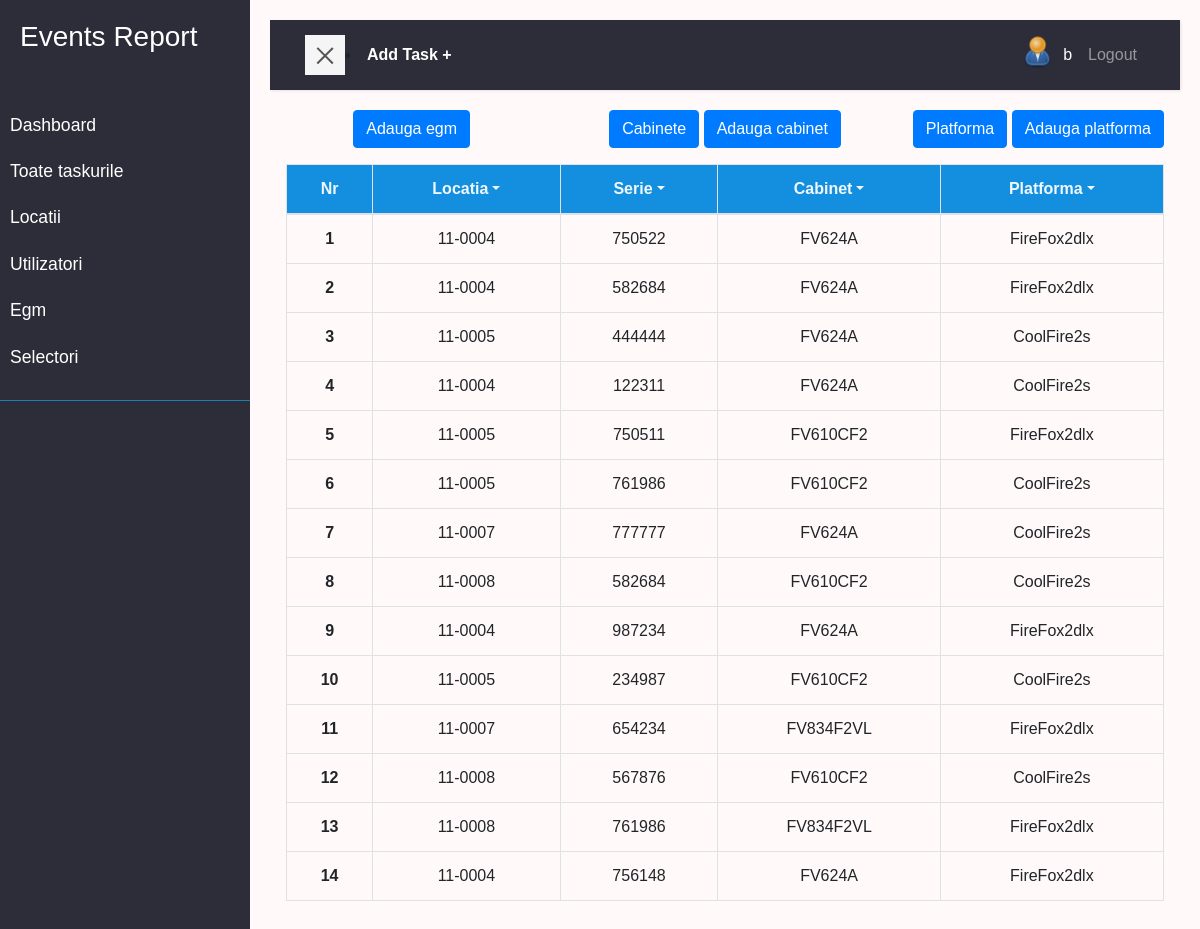
The page /egm/ (signed in) on the database its author committed.
### user/models.py (models this page shows, shortened)
class Profile(models.Model):
    user = models.OneToOneField(
        User, on_delete=models.CASCADE, null=True, blank=True)
    nume = models.CharField(max_length=200, blank=True, null=True)
    prenume = models.CharField(max_length=200, blank=True, null=True)
    email = models.EmailField(max_length=500, blank=True, null=True)
    username = models.CharField(max_length=200, blank=True, null=True)
    location = models.CharField(max_length=200, blank=True, null=True)
    functie = models.CharField(max_length=200, blank=True, null=True)
    profile_image = models.ImageField(null=True, blank=True, upload_to='profiles/', default='profiles/user-default.png')
    url_github = models.CharField(max_length=200, blank=True, null=True)
    url_facebook = models.CharField(max_length=200, blank=True, null=True)
    created = models.DateTimeField(auto_now_add=True)
    id = models.UUIDField(default=uuid.uuid4, unique=True,
                        primary_key=True, editable=False)
    class Meta:
        ordering = ['created']
    @property
    def imageURL(self):
        try:
            url = self.profile_image.url
        except:
            url = ''
        return url

### egm/models.py (models this page shows)
class Egm(models.Model):
    serie = models.CharField(max_length=200)
    cabinet = models.ForeignKey('Cabinet', null=True, blank=True, on_delete=models.DO_NOTHING)
    platforma = models.ForeignKey('Platform', null=True, blank=True, on_delete=models.DO_NOTHING)
    locatia = models.ForeignKey(Location, null=True, blank=True, on_delete=models.DO_NOTHING)
    created = models.DateTimeField(auto_now_add=True, null=True, blank=True)
    def __str__(self):
        return self.serie

class Cabinet(models.Model):
    name = models.CharField(max_length=200)
    created = models.DateTimeField(auto_now_add=True, null=True, blank=True)
    def __str__(self):
        return self.name

class Platform(models.Model):
    name = models.CharField(max_length=200)
    created = models.DateTimeField(auto_now_add=True, null=True, blank=True)
    def __str__(self):
        return self.name

### location/models.py (models this page shows)
class Location(models.Model):
    STAT = (
        ('deschisa', 'Deschisa'),
        ('inchisa', 'Inchisa'),
        ('in_progres', 'In progres'),
    )
    numar = models.CharField(max_length=200)
    name = models.CharField(max_length=200, null=True, blank=True)
    address = models.CharField(max_length=200, null=True, blank=True)
    status = models.CharField(max_length=200, choices=STAT)
    telefon = models.CharField(max_length=200, null=True, blank=True)
    adresa_ip = models.CharField(max_length=200, null=True, blank=True)
    manager = models.ForeignKey(
        'Manager', null=True, blank=True, on_delete=models.SET_NULL)
    data_deschidere = models.DateField(null=True, blank=True)
    data_inchidere = models.DateField(null=True, blank=True)
    created = models.DateTimeField(auto_now_add=True, null=True, blank=True)
    def __str__(self):
        return self.numar

### egm/views.py (the view)
# urls.py: path('', views.egm, name='egm'),
@login_required(login_url='login')
def egm(request):
    cabinete = Cabinet.objects.all()
    egms = Egm.objects.all()
    locatii = Location.objects.all()
    platforme = Platform.objects.all()
    context = {'cabinete':cabinete, 'egms':egms,
                "locatii":locatii, 'platforme':platforme}
    return render(request, 'egm/egm.html', context)

### egm/templates/egm/egm.html (shortened to what this page needs)
{% extends 'main.html' %}
{% block content %}
<main>
  <div class="row text-center ">
    <div class="col">
      <a class="btn btn-primary" href="{% url 'egm-form' %}?next=/egm">Adauga egm</a>
    </div>
    <div class="col">
      <a  class="btn btn-primary"href="{% url 'cabinet' %}">Cabinete</a>
      <a  class="btn btn-primary"href="{% url 'cabinet-form' %}?next=/egm">Adauga cabinet</a>
    </div>
    <div class="col">
      <a class="btn btn-primary" href="{% url 'platform' %}">Platforma</a>
      <a class="btn btn-primary" href="{% url 'platform-form'%}?next=/egm">Adauga platforma</a>
    </div>
  </div>
  <div class=" text-center  tableFixHead p-3">
    <table class="table  table-bordered table-hover " id="tabel">
      <thead >
      <tr >
        <th scope="col" >Nr</th>
        <th scope="col">
          <a class="dropdown-toggle" type="button" data-bs-toggle="dropdown" aria-expanded="false">Locatia</a>
        </th>
        <th scope="col">
          <a class="dropdown-toggle" type="button" data-bs-toggle="dropdown" aria-expanded="false">Serie</a>
        </th>
        <th scope="col">
          <a class="dropdown-toggle" type="button" data-bs-toggle="dropdown" aria-expanded="false">Cabinet</a>
        </th>
        <th scope="col">
          <a class="dropdown-toggle" type="button" data-bs-toggle="dropdown" aria-expanded="false">Platforma</a>
        </th>
      </tr>
      </thead>
      <tbody >
      {% for egm in egms %}
      <tr>
        <td  class="fw-bold" ><a href="{% url 'egm-edith' egm.id %}?next=/egm">{{egm.id}}</a></td>
        <td>{{egm.locatia.numar}}</td>
        <td>{{egm.serie}}</td>
        <td>{{egm.cabinet}}</td>
        <td>{{egm.platforma}}</td>
      </tr>
      {% endfor %}
    </tbody>
    </table>
</div>
</main>
  {% endblock %}

### templates/navbar.html (shortened to what this page needs)
    <div class="wrapper">
        <nav id="sidebar" >
            <div class="sidebar-header">
                <h3>Events Report</h3>
            </div>
            <ul class="list-unstyled components">
                <li >
                   <a href="{% url 'dashboard' %}">Dashboard</a>
                   <a href="{% url 'tasks'%}">Toate taskurile</a>
                   <a href="{% url 'locations' %}">Locatii</a>
                   <a href="{% url 'profiles' %}">Utilizatori</a>
                   <a href="{% url 'egm' %}">Egm</a>
                   <a href="{% url 'selectori' %}">Selectori</a>
                </li>
            </ul>
        </nav>
        <div id="content">
            <nav class="navbar navbar-expand-lg navbar-dark bg-nn">
                <div class="container-fluid">
                    <button type="button" id="sidebarCollapse" class="navbar-btn btn-blue ">
                        <span></span>
                    </button> <li class="nav-item active "><a  class="text-white fw-bold" href="{% url 'task-form' %}?next=/">Add Task +</a></li>
                    <div class="collapse navbar-collapse  " id="navbarSupportedContent">
                        <ul class="nav navbar-nav  ml-auto">
                            {% if request.user.is_authenticated %}
                            <li class="nav-item active"><a class="" href="{% url 'account' %}"><img src="{{request.user.profile.imageURL}}"
                                alt="avatar"class="rounded-circle img-fluid" style="width: 35px;"></a></li>
                            <li class="nav-item active"><a class="nav-link" href="{% url 'account' %}">{{request.user.profile.nume}}</a></li>
                            <li class="nav-item"><a class="nav-link" href="{% url 'logout' %}">Logout</a></li>
                            {% else %}
                            <li class="nav-item"><a class="nav-link" href="{% url 'login' %}">Login/Sign Up</a></li>
                            {% endif %}
                        </ul>
                    </div>
                </div>
            </nav>
</body>
</html>

### static/styles/app.css (style rules this page uses)
:root { --color-sub: #2d2d39; --color-sub1: #12528f; }
.tableFixHead thead th { position: sticky; top: 0; z-index: 1; background-color: rgb(20, 142, 223); color:aliceblue; }

### static/styles/main.css (style rules this page uses)
:root { --color-sub: #2d2d39; --color-sub1: #275179; }
body { font-family: 'Poppins', sans-serif; background: #fff9f9; }
a, a:hover, a:focus { color: inherit; text-decoration: none; transition: all 0.3s; }
.navbar { padding: 15px 20px; background: var(--color-sub); border: none; border-radius: 0; margin-bottom: 20px; box-shadow: 1px 1px 3px rgba(0, 0, 0, 0.1); }
.navbar-btn { box-shadow: none; outline: none !important; border: none; }
.wrapper { display: flex; width: 100%; align-items: stretch; perspective: 1500px; }
#sidebar { min-width: 250px; max-width: 250px; background: var(--color-sub); color: #fff; transition: all 0.6s cubic-bezier(0.945, 0.020, 0.270, 0.665); transform-origin: bottom left; }
#sidebar .sidebar-header { padding: 20px; background:var(--color-sub); }
#sidebar ul.components { padding: 20px 0; border-bottom: 1px solid #1981b4; }
#sidebar ul li a { padding: 10px; font-size: 1.1em; display: block; }
#content { width: 100%; padding: 20px; min-height: 100vh; transition: all 0.3s; }
#sidebarCollapse { width: 40px; height: 40px; background: #f5f5f5; cursor: pointer; }
#sidebarCollapse span { width: 80%; height: 2px; margin: 0 auto; display: block; background: #555; transition: all 0.8s cubic-bezier(0.810, -0.330, 0.345, 1.375); transition-delay: 0.2s; }
#sidebarCollapse span:last-of-type { transform: rotate(-45deg) translate(1px, -1px); }

### rows shown on the page
Egm: id "1", locatia.numar "11-0004", serie "750522", cabinet "FV624A", platforma "FireFox2dlx"
Egm: id "2", locatia.numar "11-0004", serie "582684", cabinet "FV624A", platforma "FireFox2dlx"
Egm: id "3", locatia.numar "11-0005", serie "444444", cabinet "FV624A", platforma "CoolFire2s"
Egm: id "4", locatia.numar "11-0004", serie "122311", cabinet "FV624A", platforma "CoolFire2s"
Egm: id "5", locatia.numar "11-0005", serie "750511", cabinet "FV610CF2", platforma "FireFox2dlx"
Egm: id "6", locatia.numar "11-0005", serie "761986", cabinet "FV610CF2", platforma "CoolFire2s"
Egm: id "7", locatia.numar "11-0007", serie "777777", cabinet "FV624A", platforma "CoolFire2s"
Egm: id "8", locatia.numar "11-0008", serie "582684", cabinet "FV610CF2", platforma "CoolFire2s"
Egm: id "9", locatia.numar "11-0004", serie "987234", cabinet "FV624A", platforma "FireFox2dlx"
Egm: id "10", locatia.numar "11-0005", serie "234987", cabinet "FV610CF2", platforma "CoolFire2s"
Egm: id "11", locatia.numar "11-0007", serie "654234", cabinet "FV834F2VL", platforma "FireFox2dlx"
Egm: id "12", locatia.numar "11-0008", serie "567876", cabinet "FV610CF2", platforma "CoolFire2s"
Egm: id "13", locatia.numar "11-0008", serie "761986", cabinet "FV834F2VL", platforma "FireFox2dlx"
Egm: id "14", locatia.numar "11-0004", serie "756148", cabinet "FV624A", platforma "FireFox2dlx"

### other values the page prints
{{ request.user.profile.nume }} "b"
